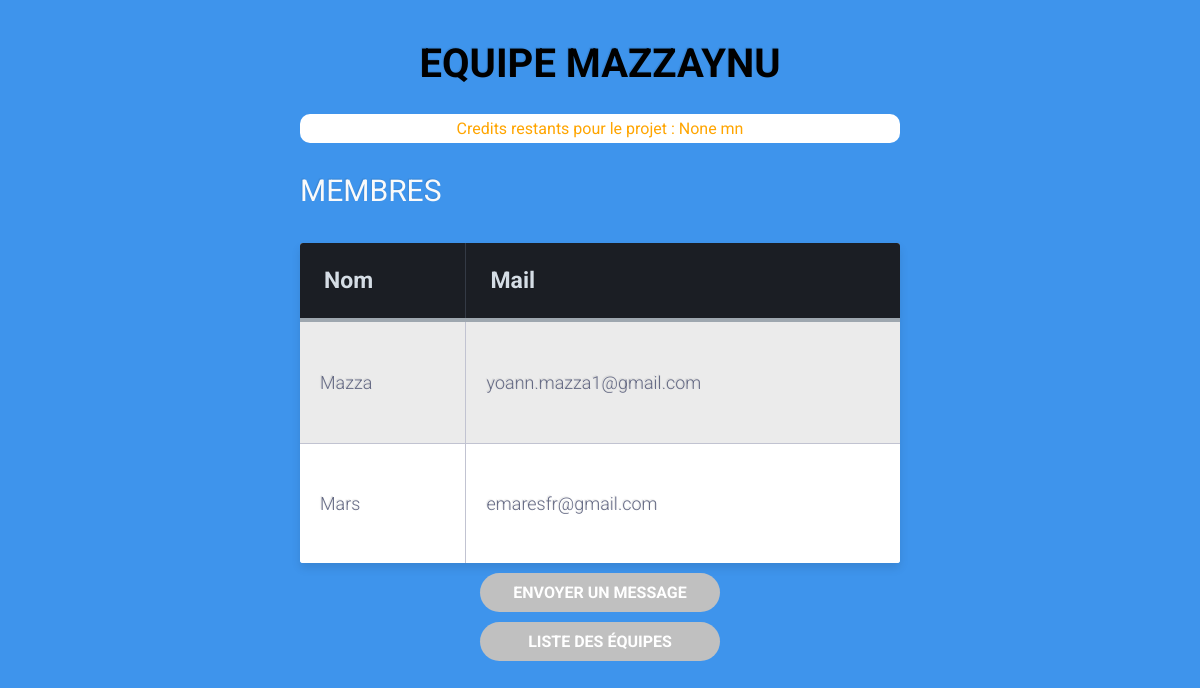
Before: /equipe/1/1 (signed in) with the older database file.
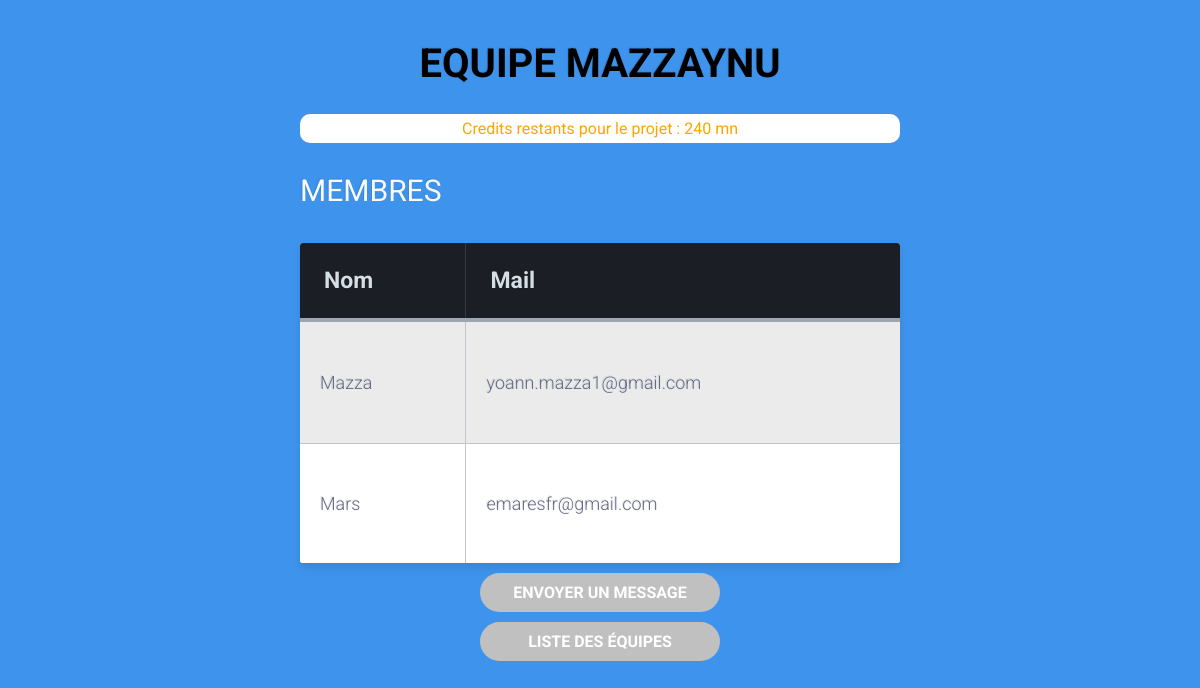
After: the same page with the newer database file.
### ApplicationEPSI/models.py (models this page shows, shortened)
class Equipe(models.Model):
    Nom = models.CharField(max_length=100)
    Projet = models.ForeignKey('Projet',on_delete=models.CASCADE, null=True)
    Etudiants = models.ManyToManyField('Etudiant', null=True)

class Projet(models.Model):
    Nom = models.CharField(max_length=100)
    Intervenant = models.ForeignKey('Intervenant',on_delete=models.CASCADE, null=True)
    TempsSoutienRestant = models.CharField(max_length=100, null=True)

class Etudiant(models.Model):
    Nom   = models.CharField(max_length=100,null=True)
    Prenom   = models.CharField(max_length=100,null=True)
    Mail   = models.CharField(max_length=100,null=True)

### ApplicationEPSI/views.py (the view)
# urls.py: path('equipe/<int:idetudiant>/<int:idequipe>',  views.equipe, name='equipe'),
@login_required
def equipe(request, idetudiant, idequipe ):
    equipe = get_object_or_404(Equipe, id = idequipe)
    etudiant = get_object_or_404(Equipe, id = idetudiant)
    return render(request, 'ApplicationEPSI/equipe.html', {'equipe' : equipe, 'etudiant' : etudiant})

### ApplicationEPSI/templates/ApplicationEPSI/equipe.html (shortened to what this page needs)
<!DOCTYPE html>
<html lang="en" dir="ltr">
  <head>
  </head>
  <body>
    <div class="table-title">
      <h1>Equipe {{ equipe.Nom}}</h1>
      <span>Credits restants pour le projet : {{ equipe.Projet.TempsSoutienRestant}} mn</span>
      <h3>Membres</h3>
    </div>
      <table class="table-fill">
        <thead>
        <th>Nom</th>
        <th>Mail</th>
        </thead>
        <tbody>
        {% for membre in equipe.Etudiants.all %}
        <tr>
          <td>{{ membre.Nom}}</td>
          <td>{{ membre.Mail}}</td>
        </tr>
        {% empty %}
          <tr>
            <td>
            Aucun autre membre dans l'equipe
            </td>
          </tr>
        {% endfor %}
      </tbody>
      </table>
    <a class="btn message" href="{% url 'message' etudiant.id equipe.id %}">Envoyer un message</a>
    <a class="btn message" href="{% url 'homepageetudiant' etudiant.id  %}">Liste des équipes</a>
  </body>
</html>

### ApplicationEPSI/templates/ApplicationEPSI/equipe.html (style rules this page uses)
body { background-color: #3e94ec; font-family: "Roboto", helvetica, arial, sans-serif; font-size: 16px; font-weight: 400; text-rendering: optimizeLegibility; }
div.table-title { display: block; margin: auto; max-width: 600px; padding:5px; width: 100%; }
.table-title h1 { color: black; font-size: 40px; font-weight: bolder; font-style:normal; font-family: "Roboto", helvetica, arial, sans-serif; text-shadow: -1px -1px 1px rgba(0, 0, 0, 0.1); text-transform:uppercase; text-align: center; }
.table-title h3 { color: #fafafa; font-size: 30px; font-weight: 400; font-style:normal; font-family: "Roboto", helvetica, arial, sans-serif; text-shadow: -1px -1px 1px rgba(0, 0, 0, 0.1); text-transform:uppercase; }
span { text-align: center; width: 100%; color: orange; display: block; background: white; border-radius: 10px; padding: 5px 0 }
.table-fill { background: white; border-radius:3px; border-collapse: collapse; height: 320px; margin: auto; max-width: 600px; padding:5px; width: 100%; box-shadow: 0 5px 10px rgba(0, 0, 0, 0.1); animation: float 5s infinite; }
th { color:#D5DDE5;; background:#1b1e24; border-bottom:4px solid #9ea7af; border-right: 1px solid #343a45; font-size:23px; font-weight: bold; padding:24px; text-align:left; text-shadow: 0 1px 1px rgba(0, 0, 0, 0.1); vertical-align:middle; }
th:first-child { border-top-left-radius:3px; }
th:last-child { border-top-right-radius:3px; border-right:none; }
tr { border-top: 1px solid #C1C3D1; border-bottom-: 1px solid #C1C3D1; color:#666B85; font-size:16px; font-weight:normal; text-shadow: 0 1px 1px rgba(256, 256, 256, 0.1); }
tr:first-child { border-top:none; }
tr:last-child { border-bottom:none; }
tr:nth-child(odd) td { background:#EBEBEB; }
tr:last-child td:first-child { border-bottom-left-radius:3px; }
tr:last-child td:last-child { border-bottom-right-radius:3px; }
td { background:#FFFFFF; padding:20px; text-align:left; vertical-align:middle; font-weight:300; font-size:18px; text-shadow: -1px -1px 1px rgba(0, 0, 0, 0.1); border-right: 1px solid #C1C3D1; }
td:last-child { border-right: 0px; }
.btn { display: block; padding: 10px 20px; background: silver; text-align: center; color: white; font-family: "Roboto", helvetica, arial, sans-serif; font-weight: bold; text-decoration: none; text-transform: uppercase; border-radius: 20px; }
.btn.message { width: 200px; margin: 10px auto; }

Changed rows visible on the page:
changed through a linked row, Equipe "MAZZAYNU": Projet.TempsSoutienRestant "None" → "240"
